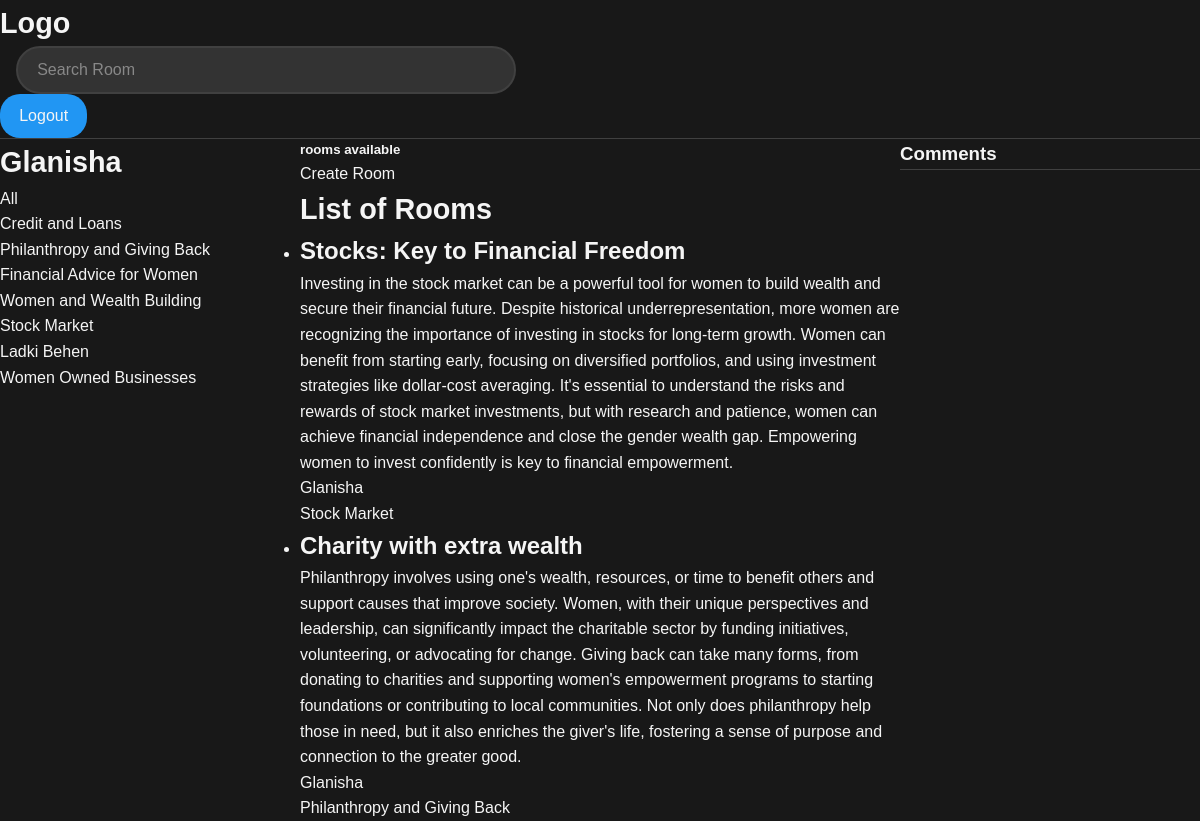
The app's page /profile/2/ with its own data.
### base/models.py (models this page shows, shortened)
class Topic(models.Model):
    name=models.CharField(max_length=200)

class Room(models.Model):
    host=models.ForeignKey(User, on_delete=models.SET_NULL, null=True)
    topic=models.ForeignKey(Topic, on_delete=models.SET_NULL, null=True)
    name = models.CharField(max_length=200)
    description = models.TextField(null=True, blank=True)
    participants=models.ManyToManyField(User, related_name="participants", blank=True)
    updated = models.DateTimeField(auto_now=True)
    created = models.DateTimeField(auto_now_add=True)
    class Meta:
        ordering=["-updated", "-created"]

### base/views.py (the view)
# urls.py: path("profile/<str:pk>/", views.userprofile, name="user-profile"),
def userprofile(request, pk):
    user = User.objects.get(id=pk)
    rooms=user.room_set.all()
    topics=Topic.objects.all()
    room_messages=user.message_set.all()
    context = {"user": user, "rooms":rooms, "room_messages":room_messages, "topics":topics}
    return render(request, "base/profile.html", context)

### base/templates/base/profile.html (shortened to what this page needs)
{% extends 'main.html' %}
{%block content%}
<div class="container">
    <div>
<h1>{{user.username}}</h1>
{%include 'base/sidebar.html' %}
    </div>
    <div>
{%include 'base/roomsdisplay.html' %}
    </div>
    <div>
{%include 'base/commentdisplay.html' %}
    </div>
</div>
{%endblock%}

### base/templates/base/sidebar.html
<div>
    <a href="{% url 'base:home' %}">All</a>
  </div>
  <ul>
    {% for topic in topics %}
      <li><a href="{% url 'base:home' %}?q={{ topic.name }}">{{ topic.name }}</a></li>
    {% empty %}
      <p>No topics available.</p>
    {% endfor %}
  </ul>

### base/templates/base/roomsdisplay.html (shortened to what this page needs)
<h5>{{room_count}} rooms available</h5>
<a href="{% url 'base:createRoom' %}">Create Room</a>
<h1>List of Rooms</h1>
<ul>
  {% for room in rooms %}
  <li>
    <a href="{% url 'base:room' room.id %}">
      <h2>{{ room.name }}</h2>
      <p>{{ room.description }}</p>
      {% if room.host %}
<a href="{% url 'base:user-profile' room.host.id %}">
  {{ room.host }}
</a>
{% else %}
<p>Host information not available</p>
{% endif %}
      <p>{{ room.topic.name }}</p>
    </a>
  </li>
  {% empty %}
  <p>No rooms available.</p>
  {% endfor %}
</ul>

### static/styles/main.css (style rules this page uses)
* { margin: 0; padding: 0; box-sizing: border-box; }
body { font-family: Arial, sans-serif; background-color: #181818; color: #f5f5f5; line-height: 1.6; }
h1 { font-size: 1.8rem; font-weight: 700; color: #f5f5f5; text-decoration: none; }
a { text-decoration: none; color: inherit; transition: color 0.3s ease; }

### base/templates/base/profile.html (style rules this page uses)
.container { display: grid; grid-template-columns:1fr 2fr 1fr; }

### records on screen
Topic: name "Credit and Loans"
Topic: name "Philanthropy and Giving Back"
Topic: name "Financial Advice for Women"
Topic: name "Women and Wealth Building"
Topic: name "Stock Market"
Topic: name "Ladki Behen"
Topic: name "Women Owned Businesses"
Room: name "Stocks: Key to Financial Freedom", description "Investing in the stock market can be a powerful tool for women to build wealth and secure their financial future. Despite historical underrepresentation, more women are recognizing the importance of investing in stocks for long-term growth. Women can benefit from starting early, focusing on diversified portfolios, and using investment strategies like dollar-cost averaging. It's essential to understand the risks and rewards of stock market investments, but with research and patience, women can achieve financial independence and close the gender wealth gap. Empowering women to invest confidently is key to financial empowerment.", host "Glanisha", topic.name "Stock Market"
Room: name "Charity with extra wealth", description "Philanthropy involves using one's wealth, resources, or time to benefit others and support causes that improve society. Women, with their unique perspectives and leadership, can significantly impact the charitable sector by funding initiatives, volunteering, or advocating for change. Giving back can take many forms, from donating to charities and supporting women's empowerment programs to starting foundations or contributing to local communities. Not only does philanthropy help those in need, but it also enriches the giver's life, fostering a sense of purpose and connection to the greater good.", host "Glanisha", topic.name "Philanthropy and Giving Back"

### other values on screen
{{ user.username }} "Glanisha"
